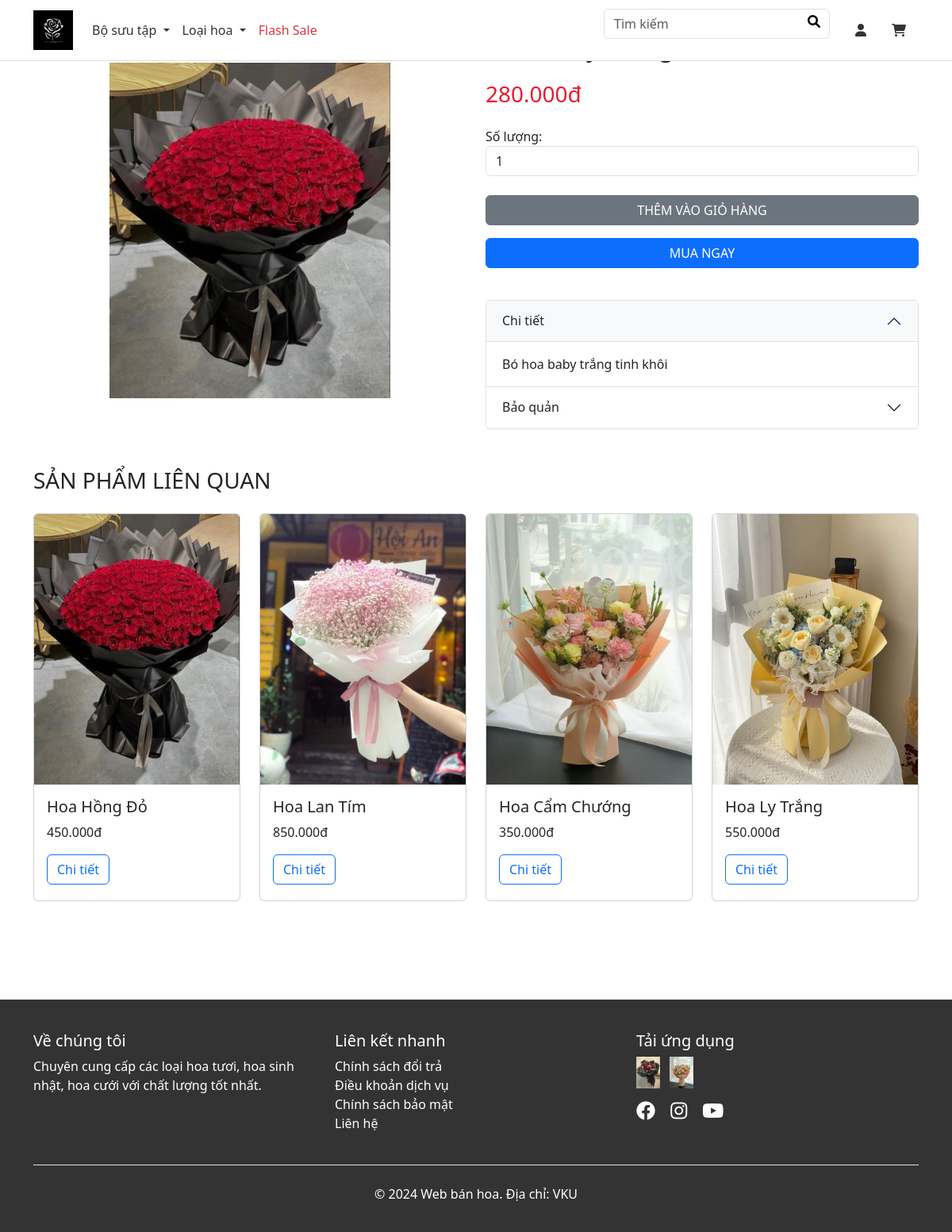
/product.php?id=10, run on an earlier commit of the app's database.
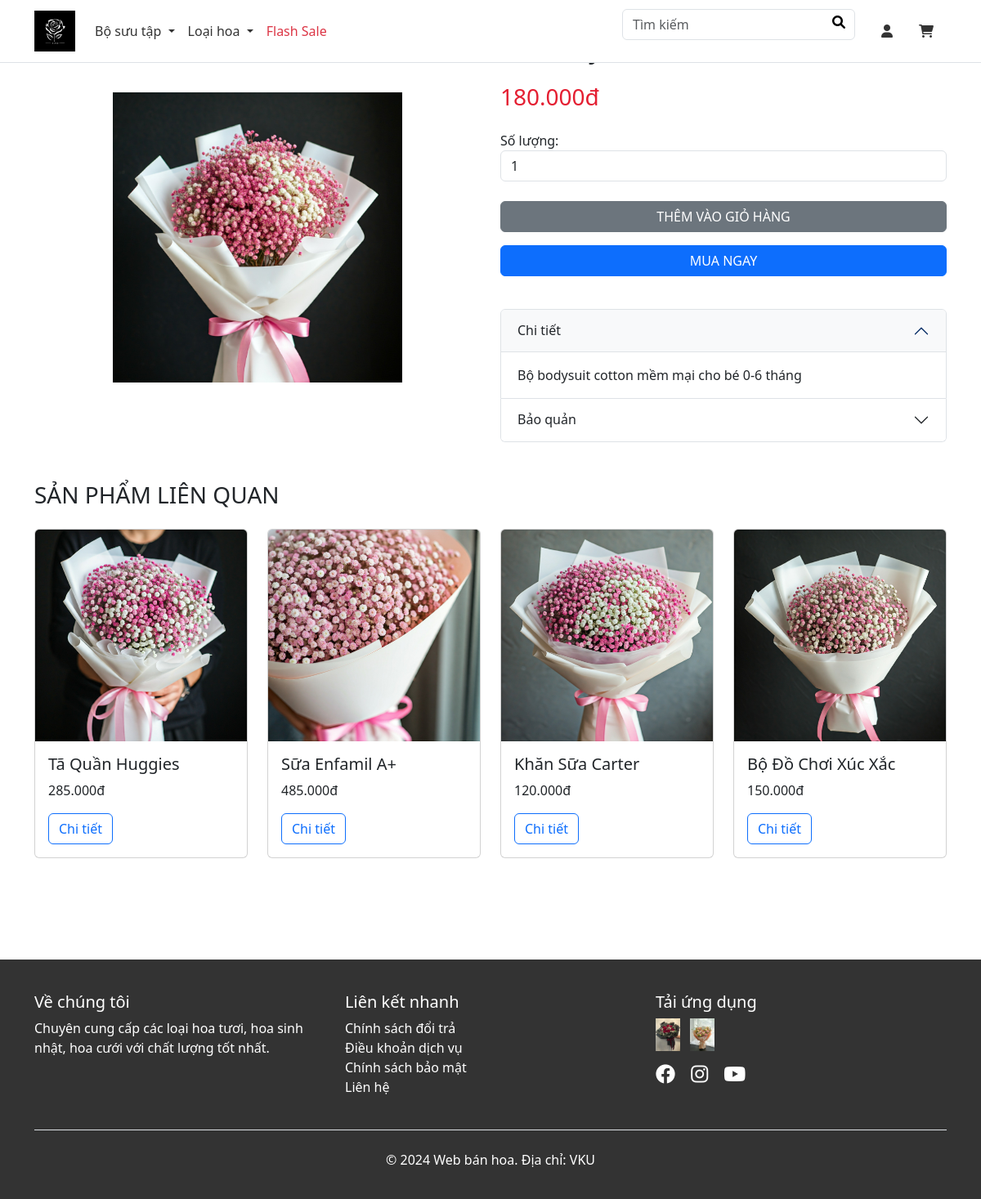
And on a later commit of the database.
### tables this page shows
CREATE TABLE `products` (
  `id` int NOT NULL,
  `category_id` int DEFAULT NULL,
  `name` varchar(255) NOT NULL,
  `description` text,
  `price` decimal(10,2) NOT NULL,
  `image_url` varchar(255) DEFAULT NULL,
  `stock` int DEFAULT '0',
  `created_at` timestamp NULL DEFAULT CURRENT_TIMESTAMP
);

### product.php (the view, shortened to what this page needs)
<?php
require_once 'cart_functions.php';
$pdo = require 'database.php';
include './layout/header.php'; ?>
<main class="container">
    <nav aria-label="breadcrumb">
        <ol class="breadcrumb">
            <li class="breadcrumb-item"><a href="./">Trang chủ</a></li>
            <li class="breadcrumb-item"><a href="./cartegory.php">Danh sách sản phẩm</a></li>
            <li class="breadcrumb-item active" aria-current="page">Chi tiết sản phẩm</li>
        </ol>
    </nav>
    <?php
    $product_id = isset($_GET['id']) ? intval($_GET['id']) : 0;
    try {
        $stmt = $pdo->prepare("SELECT `id`, `category_id`, `name`, `description`, `price`, `image_url`, `stock`, `created_at`
                              FROM `products` WHERE id = ?");
        $stmt->execute([$product_id]);
        $product = $stmt->fetch(PDO::FETCH_ASSOC);
    } catch (PDOException $e) {
        echo "Error: " . $e->getMessage();
        exit;
    }
    ?>
    <div class="row">
        <div class="col-md-6 d-flex justify-content-center align-items-center">
            <img src="<?php echo htmlspecialchars($product['image_url']); ?>" class="img-fluid" style="width: 65%;" alt="<?php echo htmlspecialchars($product['name']); ?>">
        </div>
        <div class="col-md-6">
            <h1 class="h2 mb-4"><?php echo htmlspecialchars($product['name']); ?></h1>
            <div class="price-tag mb-4">
                <span class="h3"><?php echo number_format($product['price'], 0, ',', '.'); ?>đ</span>
            </div>
            <form id="purchase-form" class="mb-4">
                <div class="form-group mb-4">
                    <label for="quantity">Số lượng:</label>
                    <input type="number" class="form-control" id="quantity" name="quantity" min="1" max="<?php echo $product['stock']; ?>" value="1" required>
                </div>
                <button type="button" onclick="addToCart(<?php echo $product['id']; ?>)" class="btn btn-secondary mb-3 w-100">THÊM VÀO GIỎ HÀNG</button>
                <a href="checkout.php?id=<?php echo $product['id']; ?>&quantity=" onclick="this.href += document.getElementById('quantity').value" class="btn btn-primary mb-3 w-100">MUA NGAY</a>
            </form>
            <div class="accordion" id="productAccordion">
                <div class="accordion-item">
                    <h2 class="accordion-header">
                        <button class="accordion-button" type="button" data-bs-toggle="collapse" data-bs-target="#collapseDetails">
                            Chi tiết
                        </button>
                    </h2>
                    <div id="collapseDetails" class="accordion-collapse collapse show" data-bs-parent="#productAccordion">
                        <div class="accordion-body">
                            <?php echo nl2br(htmlspecialchars($product['description'])); ?>
                        </div>
                    </div>
                </div>
                <div class="accordion-item">
                    <h2 class="accordion-header">
                        <button class="accordion-button collapsed" type="button" data-bs-toggle="collapse" data-bs-target="#collapseStorage">
                            Bảo quản
                        </button>
                    </h2>
                </div>
            </div>
        </div>
    </div>
    <div class="related-products mt-5">
        <h3 class="mb-4">SẢN PHẨM LIÊN QUAN</h3>
        <div class="row">
            <?php
            try {
                $stmt = $pdo->prepare("SELECT `id`, `name`, `price`, `image_url` FROM `products`
                                     WHERE category_id = ? AND id != ? LIMIT 4");
                $stmt->execute([$product['category_id'], $product_id]);
                while ($related = $stmt->fetch(PDO::FETCH_ASSOC)) {
            ?>
                    <div class="col-md-3 col-6 mb-4">
                        <div class="card h-100">
                            <img style="height: 70%;" src="<?php echo htmlspecialchars($related['image_url']); ?>" class="card-img-top" alt="<?php echo htmlspecialchars($related['name']); ?>">
                            <div class="card-body">
                                <h5 class="card-title"><?php echo htmlspecialchars($related['name']); ?></h5>
                                <p class="card-text"><?php echo number_format($related['price'], 0, ',', '.'); ?>đ</p>
                                <a href="product.php?id=<?php echo $related['id']; ?>" class="btn btn-outline-primary">Chi tiết</a>
                            </div>
                        </div>
                    </div>
            <?php
                }
            } catch (PDOException $e) {
                echo "Error: " . $e->getMessage();
            }
            ?>
        </div>
    </div>
</main>
<?php include './layout/footer.php'; ?>

What changed in the data, as far as the page shows it:
no longer on this page (row unchanged): products: image_url (picture), name "Hoa Hồng Đỏ", price "450.000"
no longer on this page (row unchanged): products: image_url (picture), name "Hoa Lan Tím", price "850.000"
no longer on this page (row unchanged): products: image_url (picture), name "Hoa Cẩm Chướng", price "350.000"
no longer on this page (row unchanged): products: image_url (picture), name "Hoa Ly Trắng", price "550.000"
changed products: image_url: a different picture; price "280.000" → "180.000"; description "Bó hoa baby trắng tinh khôi" → "Bộ bodysuit cotton mềm mại cho bé 0-6 tháng"
now on this page (row edited): products: image_url (picture), name "Tã Quần Huggies", price "285.000"
now on this page (row edited): products: image_url (picture), name "Sữa Enfamil A+", price "485.000"
now on this page (row edited): products: image_url (picture), name "Khăn Sữa Carter", price "120.000"
now on this page (row edited): products: image_url (picture), name "Bộ Đồ Chơi Xúc Xắc", price "150.000"
